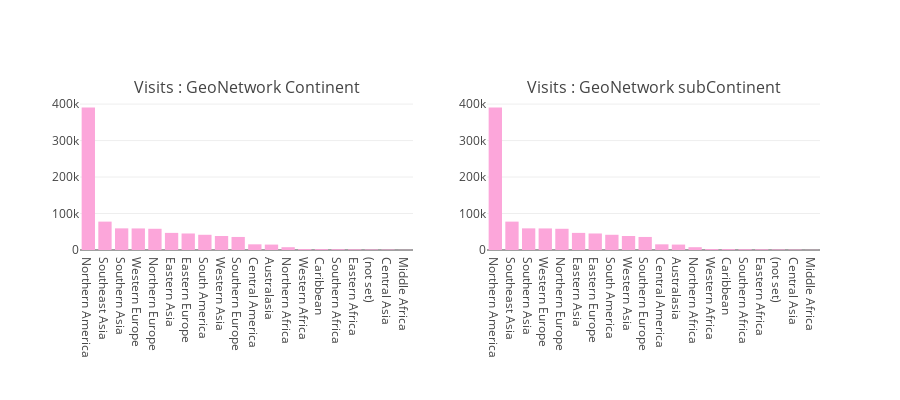
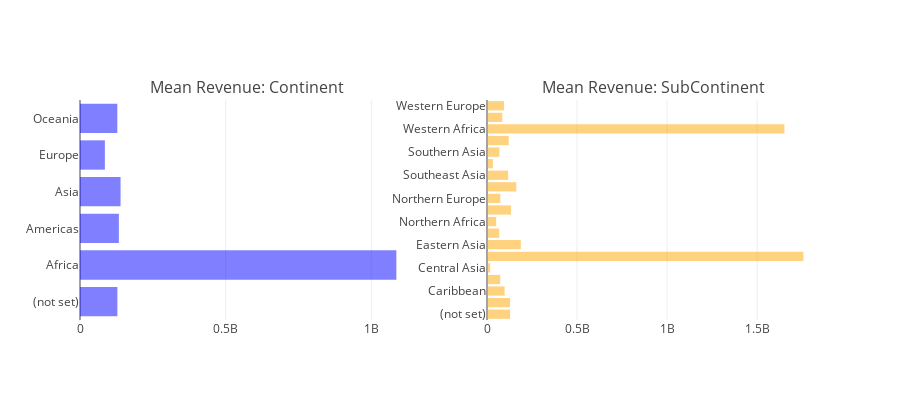

Write notebook code for charts like these, in order.
### Code cell
geo_cols = ['geoNetwork_city', 'geoNetwork_continent','geoNetwork_country',
            'geoNetwork_metro', 'geoNetwork_networkDomain', 'geoNetwork_region','geoNetwork_subContinent']
geo_cols = ['geoNetwork_city','geoNetwork_subContinent']

colors = ["#d6a5ff", "#fca6da"]
fig = tools.make_subplots(rows=1, cols=2, subplot_titles=["Visits : GeoNetwork Continent", "Visits : GeoNetwork subContinent"], print_grid=False)
trs = []
for i,col in enumerate(geo_cols):
    t = train[col].value_counts()
    tr = go.Bar(x = t.index[:20], marker=dict(color=colors[i]), y = t.values[:20])
    trs.append(tr)

fig.append_trace(trs[1], 1, 1)
fig.append_trace(trs[-1], 1, 2)
fig['layout'].update(height=400, margin=dict(b=150), showlegend=False)
iplot(fig)




geo_cols = ['geoNetwork_continent','geoNetwork_subContinent']
fig = tools.make_subplots(rows=1, cols=2, subplot_titles=["Mean Revenue: Continent", "Mean Revenue: SubContinent"], print_grid=False)

colors = ["blue", "orange"]
trs = []
for i, col in enumerate(geo_cols):
    tmp = train.groupby(col).agg({"totals_transactionRevenue": "mean"}).reset_index().rename(columns={"totals_transactionRevenue" : "Mean Revenue"})
    tmp = tmp.dropna()
    tr = go.Bar(x = tmp["Mean Revenue"], orientation="h", marker=dict(opacity=0.5, color=colors[i]), y = tmp[col])
    trs.append(tr)

fig.append_trace(trs[0], 1, 1)
fig.append_trace(trs[1], 1, 2)
fig['layout'].update(height=400, showlegend=False)
iplot(fig)

### Figure 1 — Plotly figure (JSON) as saved in the notebook; plotly's stock layout.template omitted (floating-point values rounded to 4 significant figures)
{"data": [{"marker": {"color": "#fca6da"}, "type": "bar", "uid": "52dd84a8-b81c-11e8-b2c1-acde48001122", "x": ["Northern America", "Southeast Asia", "Southern Asia", "Western Europe", "Northern Europe", "Eastern Asia", "Eastern Europe", "South America", "Western Asia", "Southern Europe", "Central America", "Australasia", "Northern Africa", "Western Africa", "Caribbean", "Southern Africa", "Eastern Africa", "(not set)", "Central Asia", "Middle Africa"], "xaxis": "x", "y": [390657, 77800, 59321, 59114, 58168, 46919, 45249, 41731, 38443, 35780, 15583, 14893, 7683, 2573, 2406, 2169, 1927, 1468, 1215, 393], "yaxis": "y"}, {"marker": {"color": "#fca6da"}, "type": "bar", "uid": "52de220c-b81c-11e8-8da2-acde48001122", "x": ["Northern America", "Southeast Asia", "Southern Asia", "Western Europe", "Northern Europe", "Eastern Asia", "Eastern Europe", "South America", "Western Asia", "Southern Europe", "Central America", "Australasia", "Northern Africa", "Western Africa", "Caribbean", "Southern Africa", "Eastern Africa", "(not set)", "Central Asia", "Middle Africa"], "xaxis": "x2", "y": [390657, 77800, 59321, 59114, 58168, 46919, 45249, 41731, 38443, 35780, 15583, 14893, 7683, 2573, 2406, 2169, 1927, 1468, 1215, 393], "yaxis": "y2"}], "layout": {"annotations": [{"font": {"size": 16}, "showarrow": false, "text": "Visits : GeoNetwork Continent", "x": 0.225, "xanchor": "center", "xref": "paper", "y": 1, "yanchor": "bottom", "yref": "paper"}, {"font": {"size": 16}, "showarrow": false, "text": "Visits : GeoNetwork subContinent", "x": 0.775, "xanchor": "center", "xref": "paper", "y": 1, "yanchor": "bottom", "yref": "paper"}], "height": 400, "margin": {"b": 150}, "showlegend": false, "xaxis": {"anchor": "y", "domain": [0, 0.45]}, "xaxis2": {"anchor": "y2", "domain": [0.55, 1]}, "yaxis": {"anchor": "x", "domain": [0, 1]}, "yaxis2": {"anchor": "x2", "domain": [0, 1]}}}

### Figure 2 — Plotly figure (JSON) as saved in the notebook; plotly's stock layout.template omitted (floating-point values rounded to 4 significant figures)
{"data": [{"marker": {"color": "blue", "opacity": 0.5}, "orientation": "h", "type": "bar", "uid": "53243834-b81c-11e8-a489-acde48001122", "x": [128300000.0, 1085970000, 133400000.0, 139214720, 85410000.0, 128100000.0], "xaxis": "x", "y": ["(not set)", "Africa", "Americas", "Asia", "Europe", "Oceania"], "yaxis": "y"}, {"marker": {"color": "orange", "opacity": 0.5}, "orientation": "h", "type": "bar", "uid": "5324e476-b81c-11e8-a2ad-acde48001122", "x": [128300000.0, 128100000.0, 97721875, 73290000.0, 17490000, 1756000000.0, 187700000.0, 67630000.0, 50960000, 133300000.0, 73850000.0, 162600000.0, 117400000.0, 32850000, 68600000.0, 120501250, 1651200000, 84810000.0, 94740000.0], "xaxis": "x2", "y": ["(not set)", "Australasia", "Caribbean", "Central America", "Central Asia", "Eastern Africa", "Eastern Asia", "Eastern Europe", "Northern Africa", "Northern America", "Northern Europe", "South America", "Southeast Asia", "Southern Africa", "Southern Asia", "Southern Europe", "Western Africa", "Western Asia", "Western Europe"], "yaxis": "y2"}], "layout": {"annotations": [{"font": {"size": 16}, "showarrow": false, "text": "Mean Revenue: Continent", "x": 0.225, "xanchor": "center", "xref": "paper", "y": 1, "yanchor": "bottom", "yref": "paper"}, {"font": {"size": 16}, "showarrow": false, "text": "Mean Revenue: SubContinent", "x": 0.775, "xanchor": "center", "xref": "paper", "y": 1, "yanchor": "bottom", "yref": "paper"}], "height": 400, "showlegend": false, "xaxis": {"anchor": "y", "domain": [0, 0.45]}, "xaxis2": {"anchor": "y2", "domain": [0.55, 1]}, "yaxis": {"anchor": "x", "domain": [0, 1]}, "yaxis2": {"anchor": "x2", "domain": [0, 1]}}}
